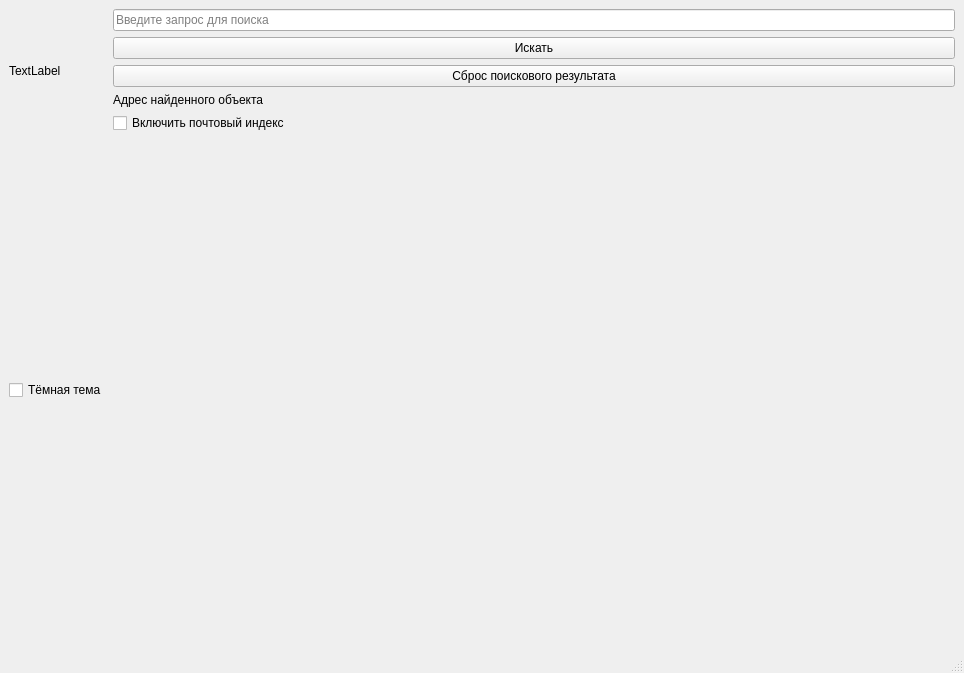
<?xml version="1.0" encoding="UTF-8"?>
<ui version="4.0">
 <class>MainWindow</class>
 <widget class="QMainWindow" name="MainWindow">
  <property name="geometry">
   <rect>
    <x>0</x>
    <y>0</y>
    <width>964</width>
    <height>673</height>
   </rect>
  </property>
  <property name="windowTitle">
   <string>Отображение карты</string>
  </property>
  <widget class="QWidget" name="centralwidget">
   <layout class="QGridLayout" name="gridLayout">
    <item row="0" column="0">
     <widget class="QLabel" name="g_map">
      <property name="text">
       <string>TextLabel</string>
      </property>
     </widget>
    </item>
    <item row="1" column="0">
     <widget class="QCheckBox" name="toggleTheme">
      <property name="text">
       <string>Тёмная тема</string>
      </property>
     </widget>
    </item>
    <item row="1" column="0">
     <spacer name="verticalSpacer">
      <property name="orientation">
       <enum>Qt::Vertical</enum>
      </property>
      <property name="sizeHint" stdset="0">
       <size>
        <width>20</width>
        <height>40</height>
       </size>
      </property>
     </spacer>
    </item>
    <item row="0" column="1">
     <layout class="QVBoxLayout" name="searchLayout">
      <item>
       <widget class="QLineEdit" name="searchLineEdit">
        <property name="placeholderText">
         <string>Введите запрос для поиска</string>
        </property>
       </widget>
      </item>
      <item>
       <widget class="QPushButton" name="searchButton">
        <property name="text">
         <string>Искать</string>
        </property>
       </widget>
      </item>
      <item>
       <widget class="QPushButton" name="resetButton">
        <property name="text">
         <string>Сброс поискового результата</string>
        </property>
       </widget>
      </item>
      <item>
       <widget class="QLabel" name="addressLabel">
        <property name="text">
         <string>Адрес найденного объекта</string>
        </property>
       </widget>
      </item>
      <item>
       <widget class="QCheckBox" name="togglePostalCode">
        <property name="text">
         <string>Включить почтовый индекс</string>
        </property>
       </widget>
      </item>
     </layout>
    </item>
    <item row="0" column="1">
     <spacer name="horizontalSpacer">
      <property name="orientation">
       <enum>Qt::Horizontal</enum>
      </property>
      <property name="sizeHint" stdset="0">
       <size>
        <width>40</width>
        <height>20</height>
       </size>
      </property>
     </spacer>
    </item>
   </layout>
  </widget>
  <widget class="QMenuBar" name="menubar">
   <property name="geometry">
    <rect>
     <x>0</x>
     <y>0</y>
     <width>964</width>
     <height>21</height>
    </rect>
   </property>
  </widget>
  <widget class="QStatusBar" name="statusbar"/>
 </widget>
 <resources/>
 <connections/>
</ui>
